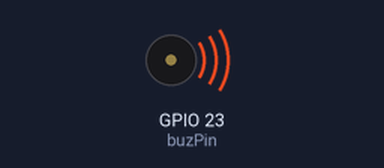
Bench run of a sketch on a simulated ESP32. Shown: buzzer (waves = sounding).

Above: at 0.2 s.
At 15.0 s:
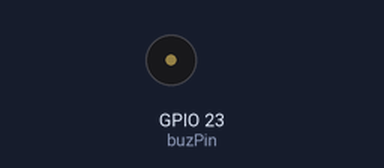
Timing chart, 0 to 18.1 s (numbered marks = the images above):
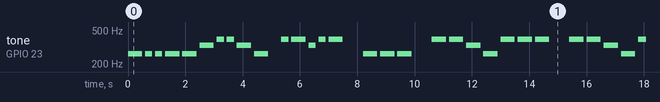

The sketch:

week4_C.ino
```cpp
// Setting PWM properties
const int ledChannel = 0;
const int resolution = 8;
const int buzPin = 23;
const int duty = 128;

// Notes frequencies (C4, D4, E4, F4, G4, A4, B4, C5)
int nFrq[] = {262, 294, 330, 349, 392, 440, 494, 523};

// "곰 세 마리" melody (C, G, A, G, C, G, C, D, E, F, G)
int melody[] = {0, 0, 0, 0, 0, 2, 4, 4, 2, 0, -1, 4, 4, 2, 4, 4, -1, 0, 0, 0, -1,
    4, 4, 2, 0, 4, 4, 4, -1, 4, 4, 2, 0, 4, 4, 4, -1,
    4, 4, 2, -1, 0, 4, 0, 4, 2, 1, 0};  // 음계를 숫자로 표현
int noteDurations[] = {500, 250, 250, 500, 500, 500, 250, 250, 500, 500, 250, 250, 500, 250, 250, 500, 500, 500, 500,
500, 500, 500, 500, 500, 500, 500, 500, 500, 500, 500, 500, 500, 500, 500, 500, 500, 500, 500,
500, 500, 500, 500, 500, 500, 500, 500, 500, 500, 500, 500, 500, 500, 500, 500, 500, 500, 500}; // 음의 길이

void setup() {
  // Configure PWM channel
  ledcSetup(ledChannel, 5000, resolution);
  ledcAttachPin(buzPin, ledChannel);
}

void playTone(int frequency, int duration) {
  ledcWriteTone(ledChannel, frequency); // Set the frequency
  delay(duration);  // Hold the tone for the duration
  ledcWriteTone(ledChannel, 0);  // Stop the tone
}

void loop() {
  for (int i = 0; i < sizeof(melody)/sizeof(int); i++) {
    int noteIndex = melody[i];
    int noteDuration = noteDurations[i];
    playTone(nFrq[noteIndex], noteDuration);

    delay(100); // Short pause between notes
  }

  delay(1000); // Pause before repeating the melody
}
```

Measured:
- by itself, tone on GPIO 23 (buzPin): plays 262 Hz for 0.50 s, 262 Hz for 0.25 s, 262 Hz for 0.25 s, 262 Hz for 0.50 s, 262 Hz for 0.50 s, 330 Hz for 0.50 s … (199 notes in this stretch)
